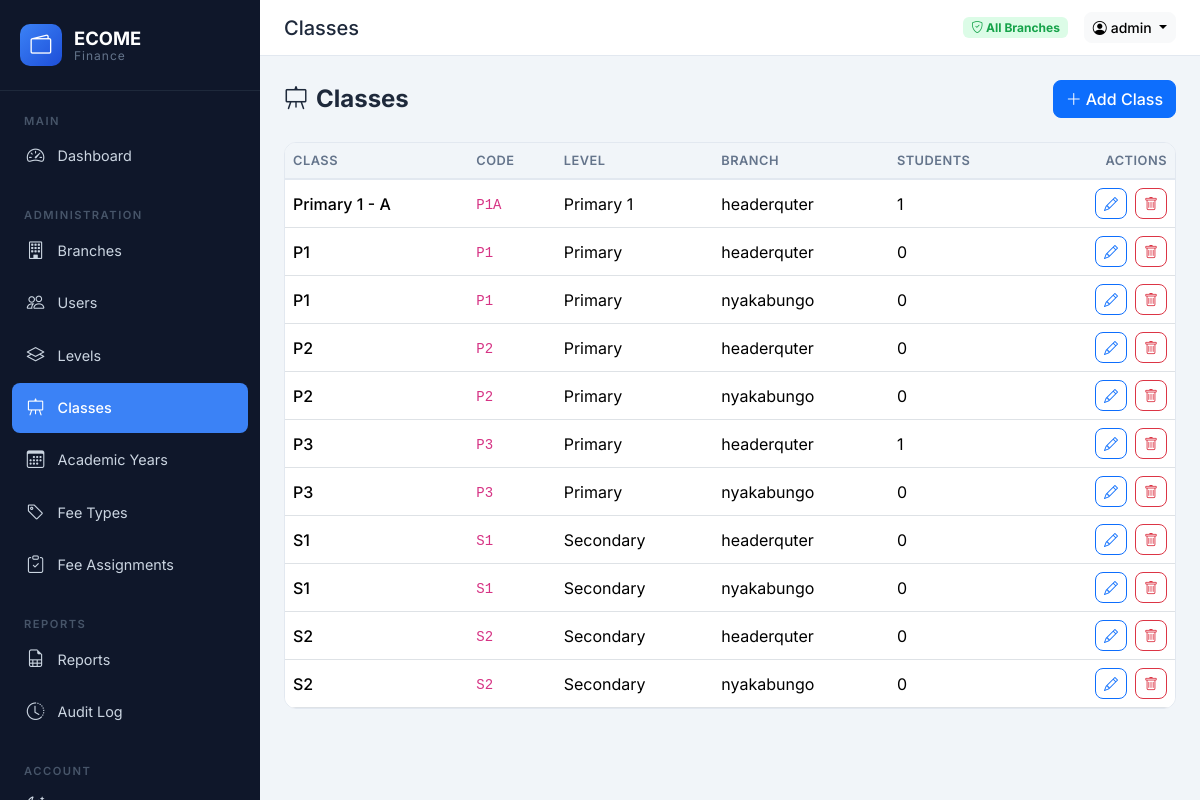
The page /academics/classes/ (signed in) on the database as committed earlier.
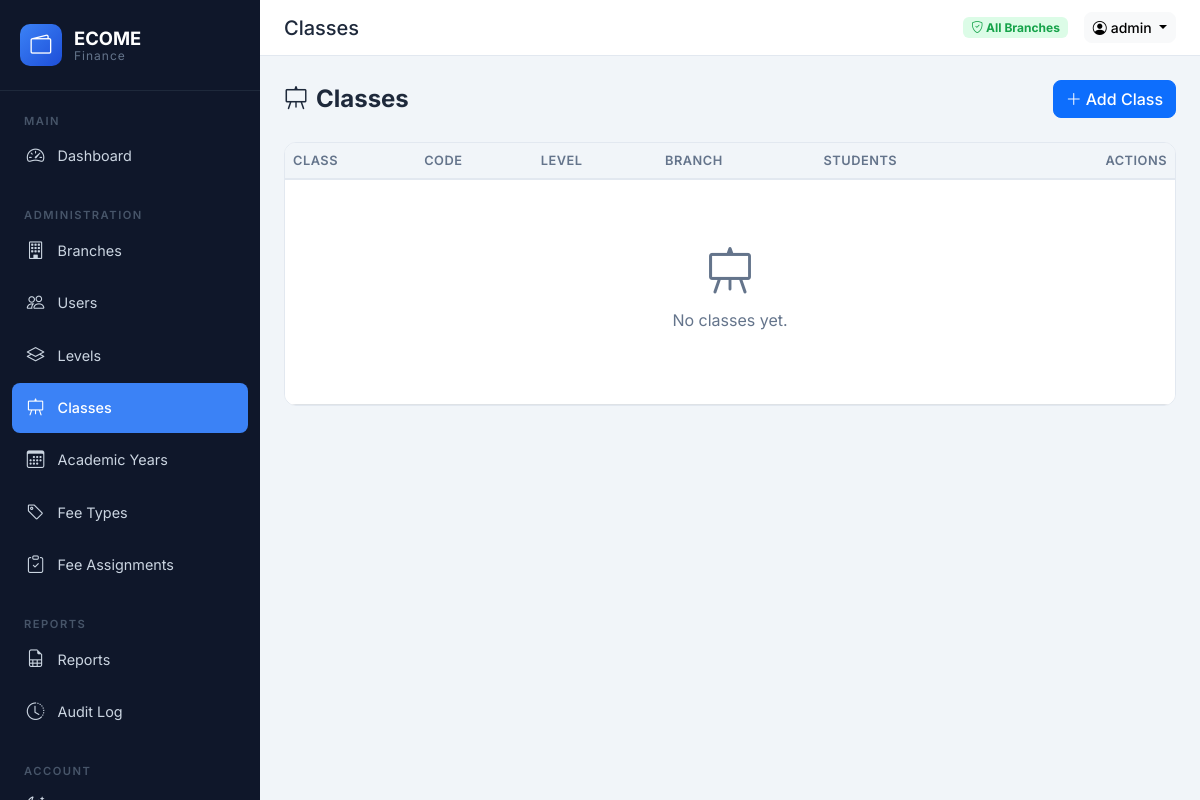
The same page on the database as committed later.
### academics/models.py (models this page shows, shortened)
class SchoolClass(models.Model):
    name = models.CharField(max_length=50)
    code = models.CharField(max_length=20)
    level = models.ForeignKey(Level, on_delete=models.PROTECT, related_name="classes")
    branch = models.ForeignKey(
        Branch, on_delete=models.CASCADE, related_name="classes", null=True, blank=True
    )
    class Meta:
        ordering = ["level__order", "name"]
        unique_together = ("name", "branch")

class Level(models.Model):
    name = models.CharField(max_length=50, unique=True)
    code = models.CharField(max_length=20, unique=True)
    order = models.PositiveIntegerField(default=0)
    class Meta:
        ordering = ["order", "name"]

### accounts/models.py (models this page shows, shortened)
class Branch(models.Model):
    name = models.CharField(max_length=100, unique=True)
    code = models.CharField(max_length=20, unique=True)
    address = models.CharField(max_length=255, blank=True)
    phone = models.CharField(max_length=20, blank=True)
    created_at = models.DateTimeField(auto_now_add=True)
    class Meta:
        ordering = ["name"]

### academics/views.py (the view)
# urls.py: path("classes/", views.class_list, name="class_list"),
@login_required
@user_passes_test(is_admin)
def class_list(request):
    classes = SchoolClass.objects.select_related("level", "branch").all()
    return render(request, "academics/class_list.html", {"classes": classes})

### academics/views.py (called while the page is built)
def is_admin(user):
    return user.is_authenticated and user.is_admin

### accounts/models.py (called while the page is built)
    @property
    def is_admin(self):
        return self.role == self.Role.ADMIN

    @property
    def is_registrar(self):
        return self.role == self.Role.REGISTRAR

    @property
    def is_accountant(self):
        return self.role == self.Role.ACCOUNTANT

### core/context_processors.py (called while the page is built)
def app_context(request):
    return {
        "SCHOOL_NAME": "ECOME Finance",
        "ALL_BRANCHES": Branch.objects.all() if request.user.is_authenticated else [],
    }

### templates/academics/class_list.html (shortened to what this page needs)
{% extends 'base.html' %}
{% block page_title %}Classes{% endblock %}
{% block content %}
<div class="fade-in-up">
<div class="page-header">
    <h1><i class="bi bi-easel me-2"></i>Classes</h1>
    <div class="actions"><a href="{% url 'academics:class_create' %}" class="btn btn-primary"><i class="bi bi-plus-lg me-1"></i>Add Class</a></div>
</div>
<div class="table-container table-responsive">
    <table class="table table-hover">
        <thead><tr><th>Class</th><th>Code</th><th>Level</th><th>Branch</th><th>Students</th><th class="text-end">Actions</th></tr></thead>
        <tbody>
            {% for c in classes %}
            <tr><td class="fw-medium">{{ c.name }}</td><td><code>{{ c.code }}</code></td><td>{{ c.level.name }}</td><td>{{ c.branch.name|default:'All' }}</td><td>{{ c.students.count }}</td>
                <td class="text-end">
                    <div class="d-flex gap-2 justify-content-end flex-wrap">
                    <a href="{% url 'academics:class_edit' c.pk %}" class="btn btn-sm btn-outline-primary"><i class="bi bi-pencil"></i></a>
                    <a href="{% url 'academics:class_delete' c.pk %}" class="btn btn-sm btn-outline-danger"><i class="bi bi-trash"></i></a>
                    </div>
                </td></tr>
            {% empty %}
            <tr><td colspan="6"><div class="empty-state"><i class="bi bi-easel"></i><p>No classes yet.</p></div></td></tr>
            {% endfor %}
        </tbody>
    </table>
</div>
</div>
{% endblock %}

Rows that differ between the two databases and show on the page:
removed SchoolClass: name "Primary 1 - A", code "P1A", level.name "Primary 1", branch.name "headerquter", students.count "1"
removed SchoolClass: name "P1", code "P1", level.name "Primary", branch.name "headerquter", students.count "0"
removed SchoolClass: name "P1", code "P1", level.name "Primary", branch.name "nyakabungo", students.count "0"
removed SchoolClass: name "P2", code "P2", level.name "Primary", branch.name "headerquter", students.count "0"
removed SchoolClass: name "P2", code "P2", level.name "Primary", branch.name "nyakabungo", students.count "0"
removed SchoolClass: name "P3", code "P3", level.name "Primary", branch.name "headerquter", students.count "1"
removed SchoolClass: name "P3", code "P3", level.name "Primary", branch.name "nyakabungo", students.count "0"
removed SchoolClass: name "S1", code "S1", level.name "Secondary", branch.name "headerquter", students.count "0"
removed SchoolClass: name "S1", code "S1", level.name "Secondary", branch.name "nyakabungo", students.count "0"
removed SchoolClass: name "S2", code "S2", level.name "Secondary", branch.name "headerquter", students.count "0"
removed SchoolClass: name "S2", code "S2", level.name "Secondary", branch.name "nyakabungo", students.count "0"
Other text that changed with them:
text now shown: "No classes yet."
